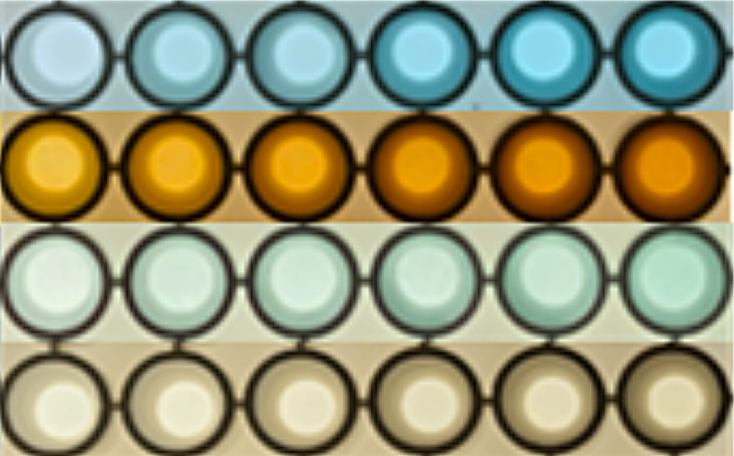
#> input picture test/find_circle/plate_4x6.png, 734 x 456 px, shrunk from 1006 x 625 before the run, found by its file name
$ python find_circle.py
#> lines starting #> are read from the running program, lines starting #| are printed output that depends on the picture; after the words box and inside, x2 and y2 are one past the last pixel; in counts of white or black regions, pixels touching at a corner belong together
import cv2
import numpy as np
import matplotlib.pyplot as plt  # 新增matplotlib导入

def detect_circles(image_path, param2=50):
    # 读取图像并检查有效性
#> called with image_path = 'test\\find_circle\\plate_4x6.png', param2 = 80
    img = cv2.imread(image_path)
#> img is the input picture: shape (456, 734, 3); mean B, G, R 115.5, 146.2, 145.9
    if img is None:
        print("错误：无法读取图像文件")
        return

    # 预处理流程保持不变
    gray = cv2.cvtColor(img, cv2.COLOR_BGR2GRAY)
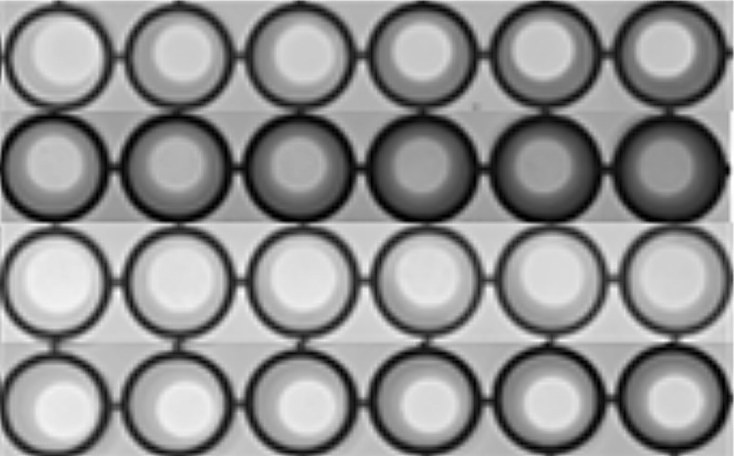
#> gray: shape (456, 734); min 0, max 255, mean 142.6
    gray = cv2.medianBlur(gray, 5)

    circles = cv2.HoughCircles(
        image=gray,                # 输入灰度图像
        method=cv2.HOUGH_GRADIENT, # 检测方法（当前唯一可用）
        dp=1,                      # 累加器分辨率
        minDist=50,                # 圆心最小间距
        param1=100,                # Canny高阈值
        param2=param2,             # 圆心累加阈值
        minRadius=0,               # 最小圆半径
        maxRadius=0                # 最大圆半径
    )
#> circles = 24 rows, first 8: [178.5, 57.5, 45.7], [298.5, 168.5, 56.9], [176.5, 167.5, 57], [178.5, 283.5, 47.7], [676.5, 279.5, 48], [669.5, 170.5, 57.4], [550.5, 279.5, 57.2], [54.5, 282.5, 56.7]

    if circles is not None:
        circles = np.uint16(np.around(circles))
#> circles = 24 rows, first 8: [178, 58, 46], [298, 168, 57], [176, 168, 57], [178, 284, 48], [676, 280, 48], [670, 170, 57], [550, 280, 57], [54, 282, 57]
        radii = circles[0, :, 2]
#> radii = 24 values, max 58 at index 20, min 45 at index 14, mean 51.71
        min_radius = np.min(radii)
#> min_radius = 45

        # 在原始图像上绘制结果
        output_img = img.copy()
        for i in circles[0, :]:
            cv2.circle(output_img, (i[0], i[1]), min_radius, (0, 255, 0), 3)
            cv2.circle(output_img, (i[0], i[1]), 5, (0, 0, 255), 3)
#> this loop made 24 passes
#> i on passes 1 to 12: [178, 58, 46], [298, 168, 57], [176, 168, 57], [178, 284, 48], [676, 280, 48], [670, 170, 57], [550, 280, 57], [54, 282, 57], [422, 54, 56], [302, 282, 48], [52, 168, 46], [176, 404, 46]
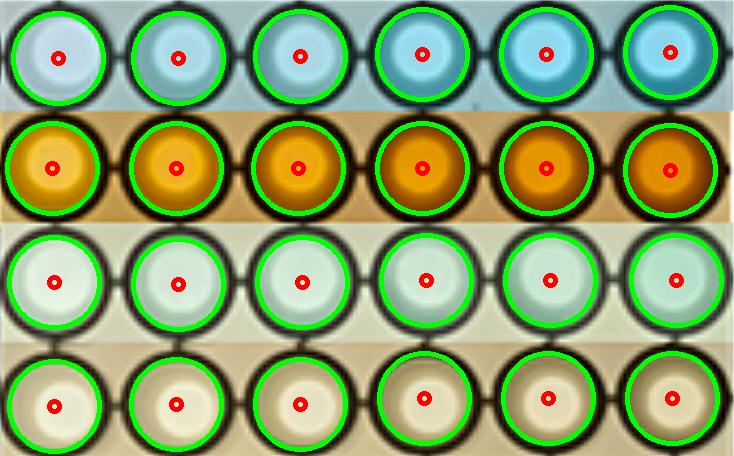
#> output_img: shape (456, 734, 3); 11.13% of pixels changed, all inside (x1, y1, x2, y2) = (5, 5, 724, 454)

        # 转换颜色空间用于matplotlib显示
        output_img_rgb = cv2.cvtColor(output_img, cv2.COLOR_BGR2RGB)
        gray_img_rgb = cv2.cvtColor(gray, cv2.COLOR_GRAY2RGB)

        # 创建可视化子图
        plt.figure(figsize=(15, 6))

        # 显示原始灰度图
        plt.subplot(1, 2, 1)
        plt.imshow(gray_img_rgb)
        plt.title('Processed Gray Image')
        plt.axis('off')

        # 显示检测结果
        plt.subplot(1, 2, 2)
        plt.imshow(output_img_rgb)
        plt.title(f'Detected Circles (param2={param2})\nMin Radius: {min_radius}px')
        plt.axis('off')

        plt.tight_layout()
        plt.show()
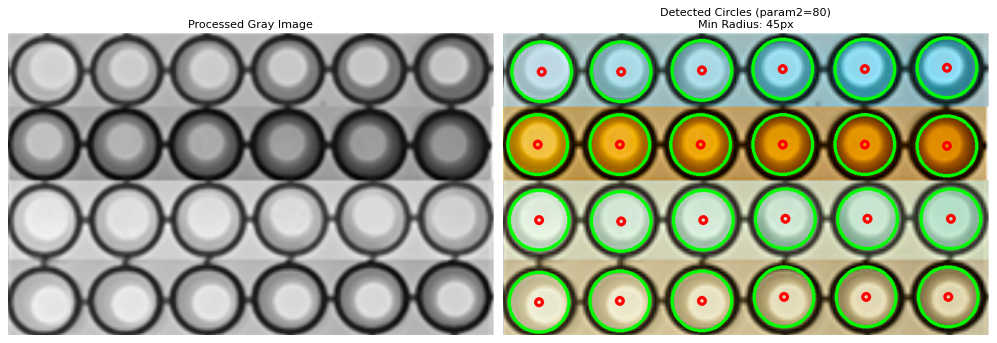
#> figure drawn by matplotlib, 2 panels

    else:
        print(f"param2={param2} 未检测到圆形")

if __name__ == "__main__":
    detect_circles(r'test\find_circle\plate_4x6.png', param2=80)
    detect_circles(r'test\find_circle\real_sample.jpg', param2=50)
#> call 2 of detect_circles, with image_path = 'test\\find_circle\\real_sample.jpg', param2 = 50
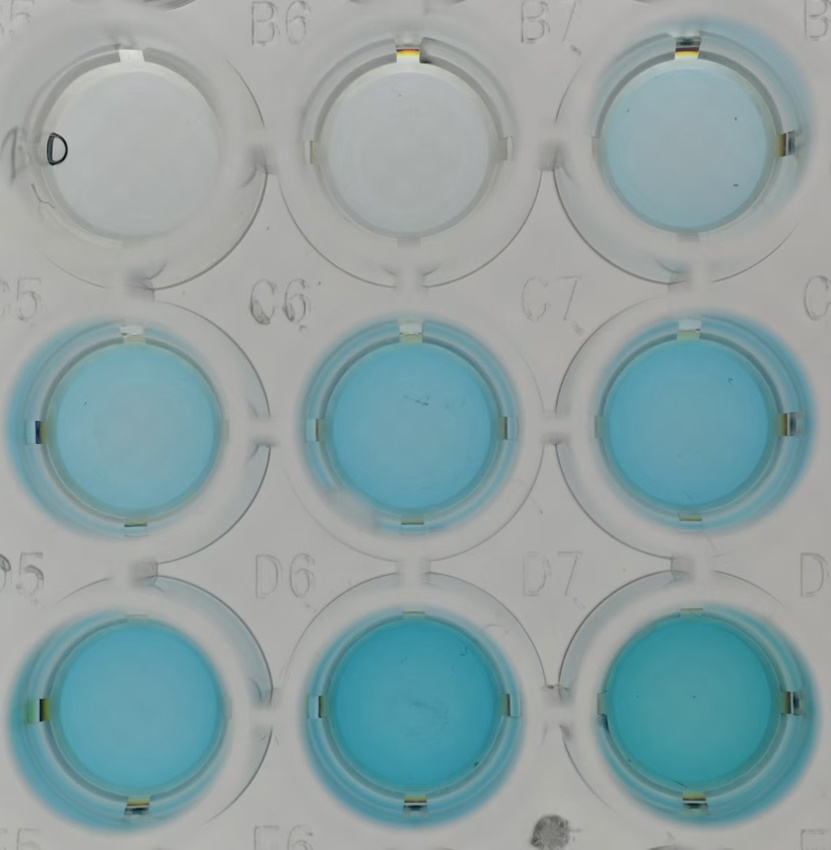
#> input picture test/find_circle/real_sample.jpg, 831 x 850 px, shrunk from 1138 x 1164 before the run, found by its file name
#> in detect_circles, img is the input picture: shape (850, 831, 3); mean B, G, R 163.6, 161.9, 142.4
#> in detect_circles (call 2), `gray = cv2.cvtColor(img, cv2.COLOR_BGR2GRAY)`:
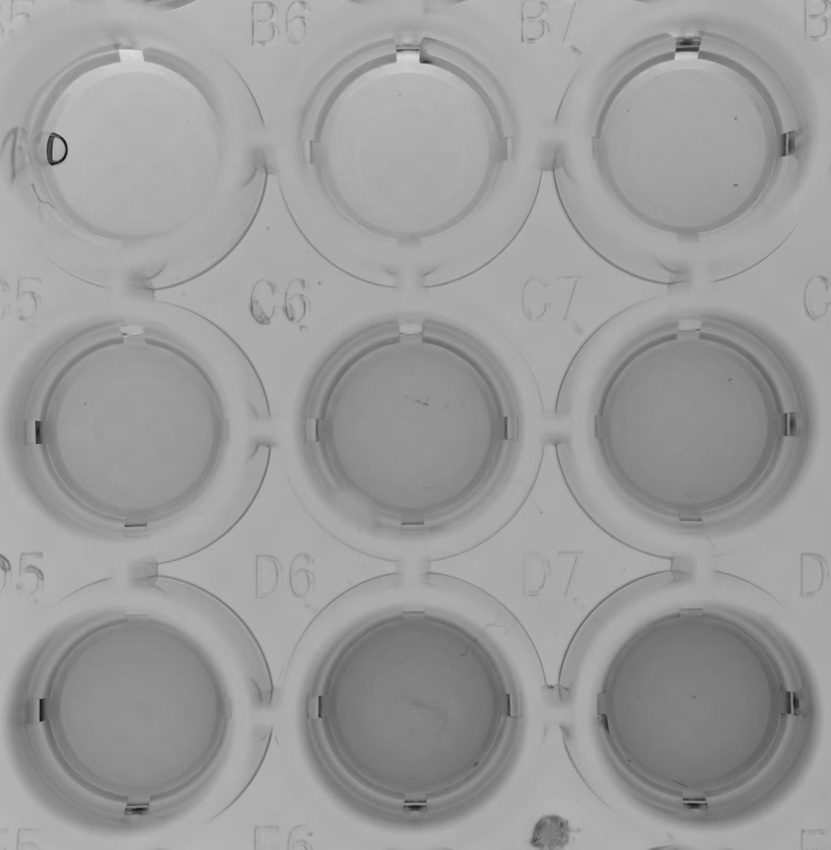
#> gray: shape (850, 831); min 8, max 222, mean 156.3
#> in detect_circles (call 2), `circles = cv2.HoughCircles( image=gray,`: circles = [[693.5, 704.5, 93], [686.5, 426.5, 133.8], [412.5, 706.5, 92.3], [140.5, 433.5, 131.9], [689.5, 145.5, 95.7], [138.5, 706.5, 135.3], [408.5, 151.5, 89.9], [411.5, 426.5, 91.9], [130.5, 150.5, 90.1]]
#> in detect_circles (call 2), `circles = np.uint16(np.around(circles))`: circles = [[694, 704, 93], [686, 426, 134], [412, 706, 92], [140, 434, 132], [690, 146, 96], [138, 706, 135], [408, 152, 90], [412, 426, 92], [130, 150, 90]]
#> in detect_circles (call 2), `radii = circles[0, :, 2]`: radii = [93, 134, 92, 132, 96, 135, 90, 92, 90]
#> in detect_circles (call 2), `min_radius = np.min(radii)`: min_radius = 90
#> the loop in detect_circles (call 2), `for i in circles[0, :]:` made 9 passes
#> after the loop in detect_circles (call 2), `for i in circles[0, :]:`:
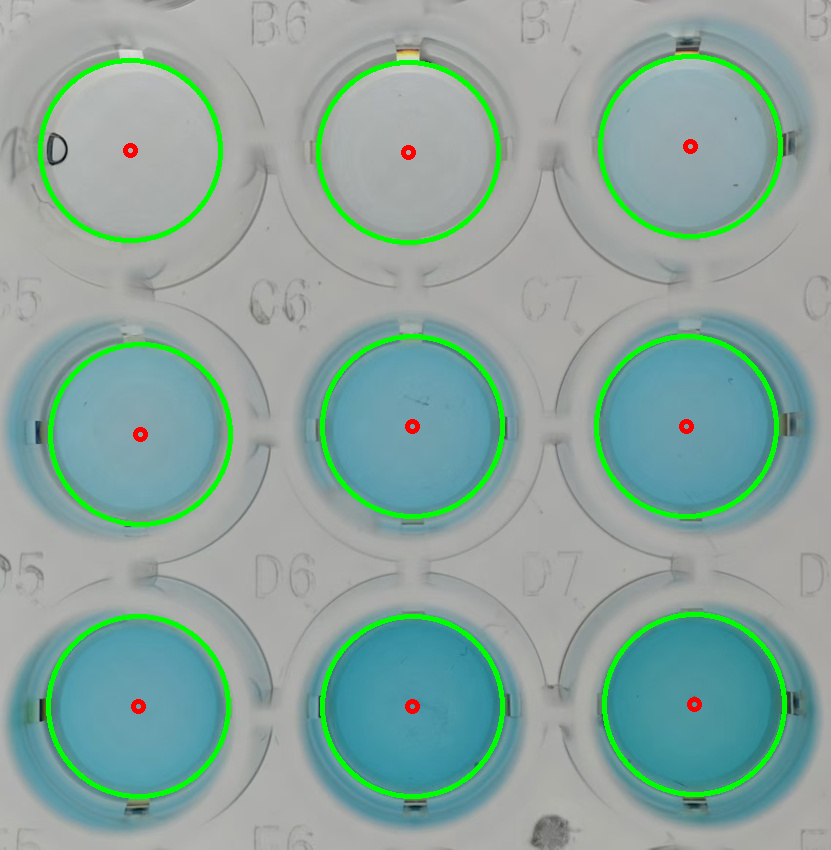
#> output_img: shape (850, 831, 3); 3.82% of pixels changed, all inside (x1, y1, x2, y2) = (38, 54, 787, 799)
    # detect_circles(r'test\find_circle\hy.jpg', param2=60)
